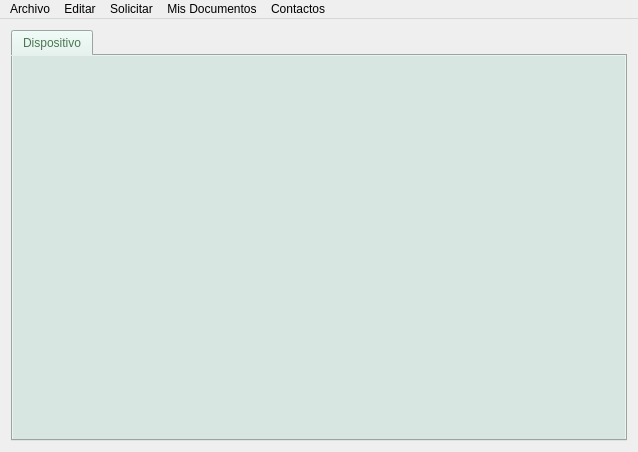
<?xml version="1.0" encoding="UTF-8"?>
<ui version="4.0">
 <class>FVAClientUI</class>
 <widget class="QMainWindow" name="FVAClientUI">
  <property name="enabled">
   <bool>true</bool>
  </property>
  <property name="geometry">
   <rect>
    <x>0</x>
    <y>0</y>
    <width>638</width>
    <height>452</height>
   </rect>
  </property>
  <property name="sizePolicy">
   <sizepolicy hsizetype="Preferred" vsizetype="Preferred">
    <horstretch>0</horstretch>
    <verstretch>0</verstretch>
   </sizepolicy>
  </property>
  <property name="mouseTracking">
   <bool>false</bool>
  </property>
  <property name="focusPolicy">
   <enum>Qt::NoFocus</enum>
  </property>
  <property name="windowTitle">
   <string>Cliente FVA</string>
  </property>
  <property name="windowIcon">
   <iconset resource="resources.qrc">
    <normaloff>:/images/icon.png</normaloff>:/images/icon.png</iconset>
  </property>
  <property name="windowOpacity">
   <double>-1.000000000000000</double>
  </property>
  <property name="toolButtonStyle">
   <enum>Qt::ToolButtonTextBesideIcon</enum>
  </property>
  <property name="animated">
   <bool>true</bool>
  </property>
  <property name="dockOptions">
   <set>QMainWindow::AnimatedDocks</set>
  </property>
  <property name="unifiedTitleAndToolBarOnMac">
   <bool>false</bool>
  </property>
  <widget class="QWidget" name="centralWidget">
   <layout class="QHBoxLayout" name="mainLayout">
    <item>
     <widget class="QTabWidget" name="usrSlots">
      <property name="enabled">
       <bool>true</bool>
      </property>
      <property name="sizePolicy">
       <sizepolicy hsizetype="Preferred" vsizetype="Preferred">
        <horstretch>0</horstretch>
        <verstretch>0</verstretch>
       </sizepolicy>
      </property>
      <property name="autoFillBackground">
       <bool>false</bool>
      </property>
      <property name="styleSheet">
       <string notr="true">color:rgb(76, 118, 82);
background-color:rgb(216, 230, 225);</string>
      </property>
      <property name="tabPosition">
       <enum>QTabWidget::North</enum>
      </property>
      <property name="tabShape">
       <enum>QTabWidget::Rounded</enum>
      </property>
      <property name="currentIndex">
       <number>0</number>
      </property>
      <property name="elideMode">
       <enum>Qt::ElideMiddle</enum>
      </property>
      <property name="usesScrollButtons">
       <bool>true</bool>
      </property>
      <property name="documentMode">
       <bool>false</bool>
      </property>
      <property name="tabsClosable">
       <bool>false</bool>
      </property>
      <property name="movable">
       <bool>false</bool>
      </property>
      <property name="tabBarAutoHide">
       <bool>false</bool>
      </property>
      <widget class="QWidget" name="tab1">
       <property name="enabled">
        <bool>true</bool>
       </property>
       <property name="focusPolicy">
        <enum>Qt::TabFocus</enum>
       </property>
       <attribute name="title">
        <string>Dispositivo</string>
       </attribute>
       <layout class="QGridLayout" name="tab1Layout"/>
      </widget>
     </widget>
    </item>
   </layout>
  </widget>
  <widget class="QMenuBar" name="menuBar">
   <property name="enabled">
    <bool>true</bool>
   </property>
   <property name="geometry">
    <rect>
     <x>0</x>
     <y>0</y>
     <width>638</width>
     <height>23</height>
    </rect>
   </property>
   <property name="acceptDrops">
    <bool>false</bool>
   </property>
   <property name="nativeMenuBar">
    <bool>false</bool>
   </property>
   <widget class="QMenu" name="menuRequests">
    <property name="title">
     <string>Solicitar</string>
    </property>
    <addaction name="actionSign"/>
    <addaction name="actionAuthentication"/>
   </widget>
   <widget class="QMenu" name="menuContactos">
    <property name="title">
     <string>Contactos</string>
    </property>
    <addaction name="actionManageContacts"/>
    <addaction name="actionManageGroups"/>
   </widget>
   <widget class="QMenu" name="menuEdit">
    <property name="title">
     <string>Editar</string>
    </property>
    <addaction name="actionPreferences"/>
   </widget>
   <widget class="QMenu" name="menuFile">
    <property name="title">
     <string>Archivo</string>
    </property>
    <addaction name="actionMySignatures"/>
    <addaction name="actionMyRequests"/>
    <addaction name="actionExit"/>
   </widget>
   <widget class="QMenu" name="menuFrima">
    <property name="title">
     <string>Mis Documentos</string>
    </property>
    <addaction name="actionFirmar_Autenticar"/>
   </widget>
   <addaction name="menuFile"/>
   <addaction name="menuEdit"/>
   <addaction name="menuRequests"/>
   <addaction name="menuFrima"/>
   <addaction name="menuContactos"/>
  </widget>
  <action name="actionSign">
   <property name="icon">
    <iconset resource="resources.qrc">
     <normaloff>:/images/sign.png</normaloff>:/images/sign.png</iconset>
   </property>
   <property name="text">
    <string>Firma</string>
   </property>
   <property name="statusTip">
    <string notr="true"/>
   </property>
   <property name="whatsThis">
    <string notr="true"/>
   </property>
   <property name="shortcut">
    <string>Ctrl+F</string>
   </property>
   <property name="autoRepeat">
    <bool>true</bool>
   </property>
   <property name="menuRole">
    <enum>QAction::PreferencesRole</enum>
   </property>
   <property name="iconVisibleInMenu">
    <bool>true</bool>
   </property>
  </action>
  <action name="actionAuthentication">
   <property name="icon">
    <iconset resource="resources.qrc">
     <normaloff>:/images/autentication.png</normaloff>:/images/autentication.png</iconset>
   </property>
   <property name="text">
    <string>Autenticación</string>
   </property>
   <property name="shortcut">
    <string>Ctrl+A</string>
   </property>
  </action>
  <action name="actionManageContacts">
   <property name="icon">
    <iconset resource="resources.qrc">
     <normaloff>:/images/manage_contacts.png</normaloff>:/images/manage_contacts.png</iconset>
   </property>
   <property name="text">
    <string>Administar Contactos</string>
   </property>
   <property name="shortcut">
    <string>Ctrl+O</string>
   </property>
  </action>
  <action name="actionManageGroups">
   <property name="icon">
    <iconset resource="resources.qrc">
     <normaloff>:/images/manage_groups.png</normaloff>:/images/manage_groups.png</iconset>
   </property>
   <property name="text">
    <string>Administrar Grupos</string>
   </property>
   <property name="shortcut">
    <string>Ctrl+G</string>
   </property>
  </action>
  <action name="actionPreferences">
   <property name="icon">
    <iconset resource="resources.qrc">
     <normaloff>:/images/configure_module.png</normaloff>:/images/configure_module.png</iconset>
   </property>
   <property name="text">
    <string>Preferencias</string>
   </property>
   <property name="shortcut">
    <string>Ctrl+P</string>
   </property>
  </action>
  <action name="actionMySignatures">
   <property name="icon">
    <iconset resource="resources.qrc">
     <normaloff>:/images/my_signatures.png</normaloff>:/images/my_signatures.png</iconset>
   </property>
   <property name="text">
    <string>Mis Firmas</string>
   </property>
   <property name="shortcut">
    <string>Ctrl+H</string>
   </property>
  </action>
  <action name="actionMyRequests">
   <property name="icon">
    <iconset resource="resources.qrc">
     <normaloff>:/images/my_requests.png</normaloff>:/images/my_requests.png</iconset>
   </property>
   <property name="text">
    <string>Mis Solicitudes</string>
   </property>
   <property name="shortcut">
    <string>Ctrl+S</string>
   </property>
  </action>
  <action name="actionExit">
   <property name="icon">
    <iconset resource="resources.qrc">
     <normaloff>:/images/exit.png</normaloff>:/images/exit.png</iconset>
   </property>
   <property name="text">
    <string>Cerrar</string>
   </property>
   <property name="shortcut">
    <string>Ctrl+Q</string>
   </property>
   <property name="menuRole">
    <enum>QAction::QuitRole</enum>
   </property>
   <property name="iconVisibleInMenu">
    <bool>true</bool>
   </property>
  </action>
  <action name="actionFirmar_Autenticar">
   <property name="icon">
    <iconset resource="resources.qrc">
     <normaloff>:/images/sign.png</normaloff>:/images/sign.png</iconset>
   </property>
   <property name="text">
    <string>Firmar - Autenticar</string>
   </property>
   <property name="shortcut">
    <string>Ctrl+D</string>
   </property>
  </action>
 </widget>
 <layoutdefault spacing="6" margin="11"/>
 <resources>
  <include location="resources.qrc"/>
 </resources>
 <connections/>
</ui>
